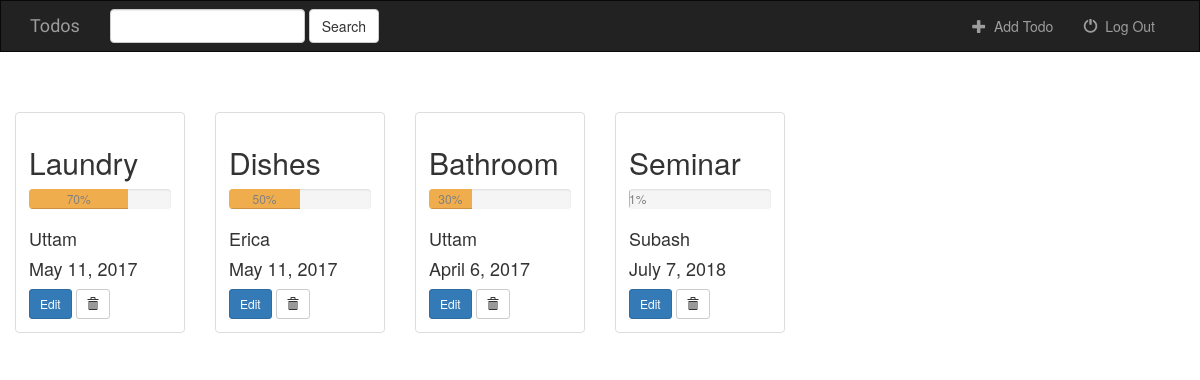
The app's page /, older data.
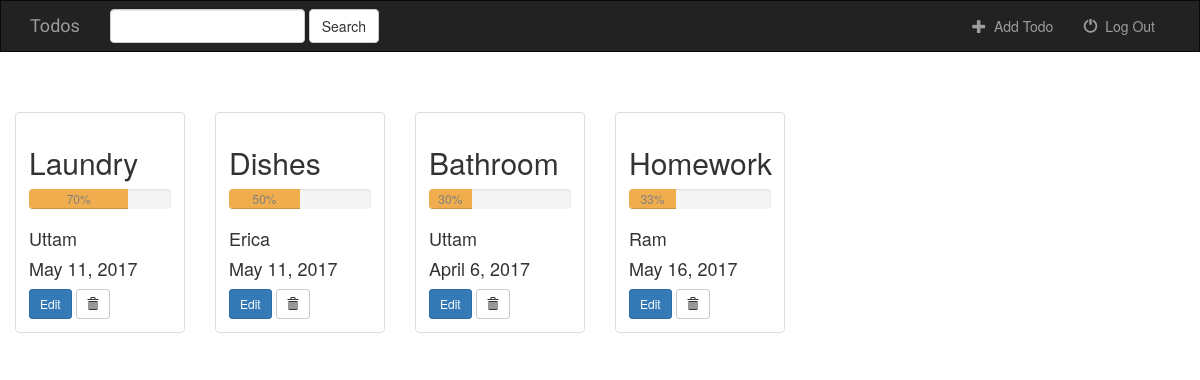
The same page, newer data.
### tracker/models.py (models this page shows, shortened)
class Todo(models.Model):
    description = models.CharField(max_length=200)
    status = models.IntegerField()
    deadline = models.DateField()
    assignee = models.CharField(max_length=100)

### tracker/views.py (the view)
# urls.py: url(r'^$', views.IndexView.as_view(), name='index'),
class IndexView(generic.ListView):
    template_name = 'tracker/index.html'
    context_object_name = 'all_todos' #default name = object_list
    def get_queryset(self):
        return Todo.objects.all()

### tracker/templates/tracker/index.html (shortened to what this page needs)
{% extends 'tracker/base.html' %}
{% block body %}
<div class="albums-container container-fluid">
    <div class="row">
        <div class="col-sm-12">
            <br>
            <br>
        </div>
        {% if all_todos %}
            {% for todo in all_todos %}
                <div class="col-sm-4 col-lg-2">
                    <div class="thumbnail">
                        <div class="caption">
                            <h2>{{ todo.description }}</h2>
                            <td><div class="progress">
  			                <div class="progress-bar progress-bar-warning" role="progressbar" aria-valuenow="{{ todo.status }}"
 			                    aria-valuemin="0" aria-valuemax="100" style="width:{{ todo.status }}%; color: gray">{{ todo.status }}%
                            </div></div></td>
                            <h4>{{ todo.assignee }}</h4>
                            <h4>{{ todo.deadline }}</h4>
                            <a href="{% url 'tracker:todo-update' todo.id %}" class="btn btn-primary btn-sm" role="button">Edit</a>
                            <form action="{% url 'tracker:todo-delete' todo.id %}" method="post" style="display: inline;">
                                <button type="submit" class="btn btn-default btn-sm">
                                    <span class="glyphicon glyphicon-trash"></span>
                                </button>
                            </form>
                        </div>
                    </div>
                </div>
            {% endfor %}
        {% endif %}
    </div>
</div>
{% endblock %}

Row changes from the older to the newer data that the page shows:
removed Todo: description "Seminar", status "1", assignee "Subash", deadline "July 7, 2018"
added Todo: description "Homework", status "33", assignee "Ram", deadline "May 16, 2017"
